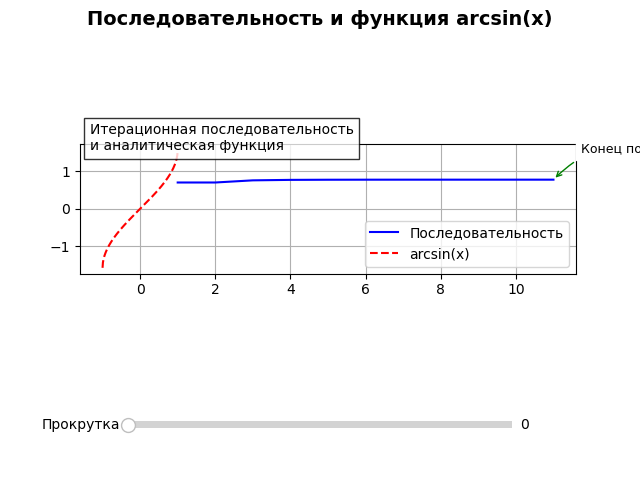

The script that saved this image:
import statistics as st
import matplotlib.pyplot as plt
from matplotlib.widgets import Slider
import math


class SequenceStatisticMixed:
    @staticmethod
    def mean_of_sequence(sequence):
        """Calculates the arithmetic mean of the sequence."""
        return st.mean(sequence)

    @staticmethod
    def median_of_sequence(sequence):
        """Calculates the median of the sequence."""
        return st.median(sequence) 

    @staticmethod
    def mode_of_sequence(sequence):
        """Calculates the mode of the sequence."""
        return st.mode(sequence)

    @staticmethod
    def variance_of_sequence(sequence):
        """Calculates the variance of the sequence."""
        return st.variance(sequence)

    @staticmethod
    def standard_deviation_of_sequence(sequence):
        """Calculates the standard deviation of the sequence."""
        return st.stdev(sequence)


class ArcsinEvaluator(SequenceStatisticMixed):
    @staticmethod
    def arcsin_n(x: float, n: int = 500):
        """
        Evaluate arscin(x) using n iterations.
        Return: result.
        """
        if abs(x) > 1:
            raise ValueError("x must be in the range [-1, 1]")

        pow_x = x
        frac = 1.0
        ans = pow_x
        sequence = [ans]

        for i in range(n):
            pow_x *= (x ** 2)
            frac *= (((2*i + 1) ** 2) * (2*i + 2)) / (4 * ((i+1) ** 2) * (2*i + 3))
            now = frac * pow_x
            sequence.append(ans)
            ans += now
        return ans, sequence
    

    def display(self, seq):
        fig, ax = plt.subplots()
        # plt.subplots_adjust(bottom=0.25)
        
        x_points = list(range(1, len(seq) + 1))
        ax.plot(x_points, seq, 'b-', label='Последовательность')
        
        x_math = [i/100 for i in range(-100, 101)]
        y_math = [math.asin(x) for x in x_math]
        ax.plot(x_math, y_math, 'r--', label='arcsin(x)')
        
        ax.set_aspect('equal')
        ax.grid(True)
        ax.legend()
        
        fig.suptitle('Последовательность и функция arcsin(x)', 
                    fontsize=14, 
                    fontweight='bold')
        
        ax.text(0.02, 0.95, 
            'Итерационная последовательность\nи аналитическая функция',
            transform=ax.transAxes,
            fontsize=10,
            bbox=dict(facecolor='white', alpha=0.8))
        
        
        if len(seq) > 0:
            last_x = len(seq)  # Последний индекс последовательности
            last_y = seq[-1]   # Последнее значение
            
            ax.annotate(
                'Конец последовательности',
                xy=(last_x, last_y),
                xytext=(20, 20),  # Смещение текста вправо и вверх
                textcoords='offset points',
                arrowprops=dict(
                    arrowstyle="->",
                    color="green"
                ),
                fontsize=9,
                backgroundcolor='white'
            )
        
        # Слайдер
        # 
        slider_ax = plt.axes([0.2, 0.1, 0.6, 0.03])
        slider = Slider(slider_ax, 'Прокрутка', 0, len(seq), valinit=0, valstep=1)
        
        def update(val):
            current_pos = slider.val
            ax.set_xlim(current_pos - 5, current_pos + 5)
            fig.canvas.draw_idle()
        
        slider.on_changed(update)
        
        plt.savefig("Task3/Task3.png")
        plt.show()









